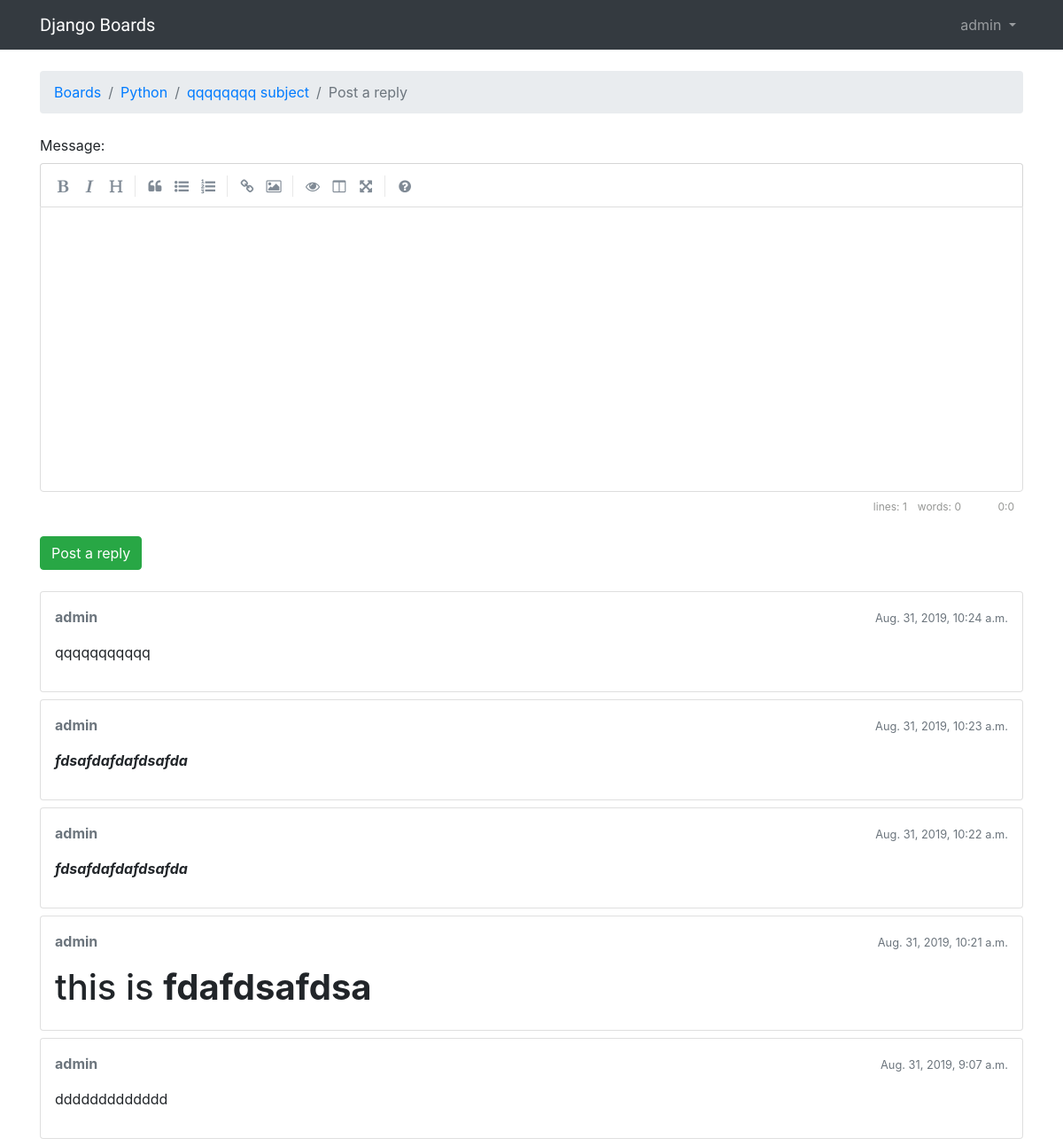
The app's page /boards/2/topics/106/reply/ (signed in) with its own data.
### boards/models.py (models this page shows, shortened)
class Topic(models.Model):
    subject = models.CharField(max_length=255)
    last_updated = models.DateTimeField(auto_now_add=True)
    board = models.ForeignKey(Board, related_name='topics', on_delete=models.CASCADE,)#on_delete=models.DO_NOTHING,
    starter = models.ForeignKey(User, related_name='topics', on_delete=models.CASCADE,)#on_delete=models.DO_NOTHING,
    views = models.PositiveIntegerField(default=0)  # <- here
    def get_last_ten_posts(self):
        return self.posts.order_by('-created_at')[:10]

class Board(models.Model):
    name = models.CharField(max_length=30, unique=True)
    description = models.CharField(max_length=100)

class Post(models.Model):
    message = models.TextField(max_length=4000)
    topic = models.ForeignKey(Topic, related_name='posts', on_delete=models.CASCADE,)#on_delete=models.DO_NOTHING,
    created_at = models.DateTimeField(auto_now_add=True)
    updated_at = models.DateTimeField(null=True)
    created_by = models.ForeignKey(User, related_name='posts', on_delete=models.CASCADE,)#on_delete=models.DO_NOTHING,
    updated_by = models.ForeignKey(User, null=True, related_name='+', on_delete=models.CASCADE,)#on_delete=models.DO_NOTHING,
    def get_message_as_markdown(self):
        return mark_safe(markdown(self.message, safe_mode='escape'))

### boards/views.py (the view)
# urls.py: url(r'^boards/(?P<pk>\d+)/topics/(?P<topic_pk>\d+)/reply/$', views.reply_topic, name='reply_topic'),
@login_required
def reply_topic(request, pk, topic_pk):
    topic = get_object_or_404(Topic, board__pk=pk, pk=topic_pk)
    if request.method == 'POST':
        form = PostForm(request.POST)
        if form.is_valid():
            post = form.save(commit=False)
            post.topic = topic
            post.created_by = request.user
            post.save()
            topic.last_updated = timezone.now()
            topic.save()
            topic_url = reverse('topic_posts', kwargs={'pk': pk, 'topic_pk': topic_pk})
            topic_post_url = '{url}?page={page}#{id}'.format(
                url=topic_url,
                id=post.pk,
                page=topic.get_page_count()
            )
            return redirect(topic_post_url)
    else:
        form = PostForm()
    return render(request, 'reply_topic.html', {'topic': topic, 'form': form})

### boards/templatetags/form_tags.py (called while the page is built)
@register.filter
def input_class(bound_field):
    css_class = ''
    if bound_field.form.is_bound:
        if bound_field.errors:
            css_class = 'is-invalid'
        elif field_type(bound_field) != 'PasswordInput':
            css_class = 'is-valid'
    return 'form-control {}'.format(css_class)

### templates/reply_topic.html (shortened to what this page needs)
{% extends 'base.html' %}
{% load static %}
{% block stylesheet %}
  <link rel="stylesheet" href="{% static 'css/simplemde.min.css' %}">
{% endblock %}
{% block breadcrumb %}
  <li class="breadcrumb-item"><a href="{% url 'home' %}">Boards</a></li>
  <li class="breadcrumb-item"><a href="{% url 'board_topics' topic.board.pk %}">{{ topic.board.name }}</a></li>
  <li class="breadcrumb-item"><a href="{% url 'topic_posts' topic.board.pk topic.pk %}">{{ topic.subject }}</a></li>
  <li class="breadcrumb-item active">Post a reply</li>
{% endblock %}
{% block content %}
  <form method="post" class="mb-4" novalidate>
    {% include 'includes/form.html' %}
    <button type="submit" class="btn btn-success">Post a reply</button>
  </form>
  {% for post in topic.get_last_ten_posts %}
    <div class="card mb-2">
      <div class="card-body p-3">
        <div class="row mb-3">
          <div class="col-6">
            <strong class="text-muted">{{ post.created_by.username }}</strong>
          </div>
          <div class="col-6 text-right">
            <small class="text-muted">{{ post.created_at }}</small>
          </div>
        </div>
        {{ post.get_message_as_markdown }}
      </div>
    </div>
  {% endfor %}
{% endblock %}

### templates/base.html (shortened to what this page needs)
{% load static %}<!DOCTYPE html>
<html>
  <head>
    <link rel="stylesheet" href="{% static 'css/bootstrap.min.css' %}">
    <link rel="stylesheet" href="{% static 'css/app.css' %}">
    {% block stylesheet %}{% endblock %}
  </head>
  <body>
    {% block body %}
      <nav class="navbar navbar-expand-sm navbar-dark bg-dark">
        <div class="container">
          <a class="navbar-brand" href="{% url 'home' %}">Django Boards</a>
          <div class="collapse navbar-collapse" id="mainMenu">
            {% if user.is_authenticated %}
              <ul class="navbar-nav ml-auto">
                <li class="nav-item dropdown">
                  <a class="nav-link dropdown-toggle" href="#" id="userMenu" data-toggle="dropdown" aria-haspopup="true" aria-expanded="false">
                    {{ user.username }}
                  </a>
                </li>
              </ul>
            {% else %}
              <form class="form-inline ml-auto">
                <a href="{% url 'login' %}" class="btn btn-outline-secondary">Log in</a>
                <a href="{% url 'signup' %}" class="btn btn-primary ml-2">Sign up</a>
              </form>
            {% endif %}
          </div>
        </div>
      </nav>
      <div class="container">
        <ol class="breadcrumb my-4">
          {% block breadcrumb %}
          {% endblock %}
        </ol>
        {% block content %}
        {% endblock %}
      </div>
    {% endblock body %}
  </body>
</html>

### static/css/app.css (style rules this page uses)
.navbar-brand { font-family: 'Peralta', cursive; }

### records on screen
Topic: board.name "Python", subject "qqqqqqqq subject"
Post: created_by.username "admin", created_at "Aug. 31, 2019, 10:24 a.m.", get_message_as_markdown "qqqqqqqqqqq"
Post: created_by.username "admin", created_at "Aug. 31, 2019, 10:23 a.m.", get_message_as_markdown "fdsafdafdafdsafda"
Post: created_by.username "admin", created_at "Aug. 31, 2019, 10:22 a.m.", get_message_as_markdown "fdsafdafdafdsafda"
Post: created_by.username "admin", created_at "Aug. 31, 2019, 10:21 a.m.", get_message_as_markdown "this is fdafdsafdsa"
Post: created_by.username "admin", created_at "Aug. 31, 2019, 9:07 a.m.", get_message_as_markdown "ddddddddddddd"

### other values on screen
{{ user.username }} "admin"
{{ field.label_tag }} "Message:"
